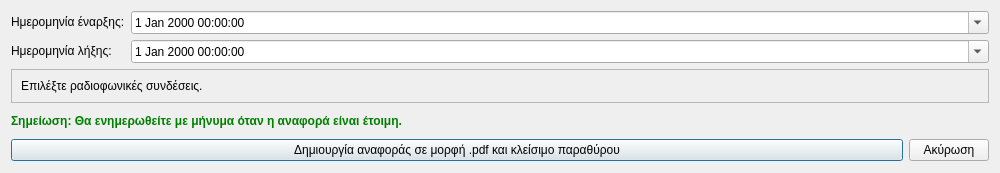
<?xml version="1.0" encoding="UTF-8"?>
<ui version="4.0">
 <class>Dialog</class>
 <widget class="QDialog" name="Dialog">
  <property name="geometry">
   <rect>
    <x>0</x>
    <y>0</y>
    <width>1000</width>
    <height>173</height>
   </rect>
  </property>
  <property name="windowTitle">
   <string>Αναφορά ιστορικού μεταδόσεων</string>
  </property>
  <property name="windowIcon">
   <iconset resource="../../../icons.qrc">
    <normaloff>:/rest-windows/assets/images/rest-windows/report-history.png</normaloff>:/rest-windows/assets/images/rest-windows/report-history.png</iconset>
  </property>
  <layout class="QGridLayout" name="gridLayout">
   <item row="1" column="0">
    <widget class="QLabel" name="label_2">
     <property name="sizePolicy">
      <sizepolicy hsizetype="Fixed" vsizetype="Fixed">
       <horstretch>0</horstretch>
       <verstretch>0</verstretch>
      </sizepolicy>
     </property>
     <property name="text">
      <string>Ημερομηνία λήξης:</string>
     </property>
    </widget>
   </item>
   <item row="3" column="0" colspan="2">
    <widget class="QFrame" name="radio_connections_frame">
     <property name="frameShape">
      <enum>QFrame::StyledPanel</enum>
     </property>
     <property name="frameShadow">
      <enum>QFrame::Raised</enum>
     </property>
     <layout class="QGridLayout" name="gridLayout_2">
      <item row="0" column="0">
       <widget class="QLabel" name="label_4">
        <property name="text">
         <string>Επιλέξτε ραδιοφωνικές συνδέσεις.</string>
        </property>
       </widget>
      </item>
     </layout>
    </widget>
   </item>
   <item row="0" column="1">
    <widget class="QDateTimeEdit" name="start_datetime">
     <property name="calendarPopup">
      <bool>true</bool>
     </property>
    </widget>
   </item>
   <item row="5" column="0" colspan="2">
    <widget class="QFrame" name="frame">
     <property name="styleSheet">
      <string notr="true">QFrame{border:none;}</string>
     </property>
     <property name="frameShape">
      <enum>QFrame::StyledPanel</enum>
     </property>
     <property name="frameShadow">
      <enum>QFrame::Raised</enum>
     </property>
     <layout class="QHBoxLayout" name="horizontalLayout">
      <property name="leftMargin">
       <number>0</number>
      </property>
      <property name="topMargin">
       <number>0</number>
      </property>
      <property name="rightMargin">
       <number>0</number>
      </property>
      <property name="bottomMargin">
       <number>0</number>
      </property>
      <item>
       <widget class="QPushButton" name="create_report_and_close">
        <property name="sizePolicy">
         <sizepolicy hsizetype="Expanding" vsizetype="Maximum">
          <horstretch>0</horstretch>
          <verstretch>0</verstretch>
         </sizepolicy>
        </property>
        <property name="text">
         <string>Δημιουργία αναφοράς σε μορφή .pdf και κλείσιμο παραθύρου</string>
        </property>
        <property name="icon">
         <iconset resource="../../../icons.qrc">
          <normaloff>:/rest-windows/assets/images/rest-windows/report-history.png</normaloff>:/rest-windows/assets/images/rest-windows/report-history.png</iconset>
        </property>
       </widget>
      </item>
      <item>
       <widget class="QPushButton" name="cancel">
        <property name="sizePolicy">
         <sizepolicy hsizetype="Minimum" vsizetype="Maximum">
          <horstretch>0</horstretch>
          <verstretch>0</verstretch>
         </sizepolicy>
        </property>
        <property name="minimumSize">
         <size>
          <width>0</width>
          <height>0</height>
         </size>
        </property>
        <property name="text">
         <string>Ακύρωση</string>
        </property>
       </widget>
      </item>
     </layout>
    </widget>
   </item>
   <item row="0" column="0">
    <widget class="QLabel" name="label">
     <property name="sizePolicy">
      <sizepolicy hsizetype="Fixed" vsizetype="Fixed">
       <horstretch>0</horstretch>
       <verstretch>0</verstretch>
      </sizepolicy>
     </property>
     <property name="text">
      <string>Ημερομηνία έναρξης:</string>
     </property>
    </widget>
   </item>
   <item row="1" column="1">
    <widget class="QDateTimeEdit" name="end_datetime">
     <property name="calendarPopup">
      <bool>true</bool>
     </property>
    </widget>
   </item>
   <item row="4" column="0" colspan="2">
    <widget class="QLabel" name="label_3">
     <property name="styleSheet">
      <string notr="true">QLabel{
	font-weight:bold;
	color:green;
}</string>
     </property>
     <property name="text">
      <string>Σημείωση: Θα ενημερωθείτε με μήνυμα όταν η αναφορά είναι έτοιμη.</string>
     </property>
    </widget>
   </item>
  </layout>
 </widget>
 <tabstops>
  <tabstop>start_datetime</tabstop>
  <tabstop>end_datetime</tabstop>
  <tabstop>create_report_and_close</tabstop>
  <tabstop>cancel</tabstop>
 </tabstops>
 <resources>
  <include location="../../../icons.qrc"/>
 </resources>
 <connections/>
</ui>
